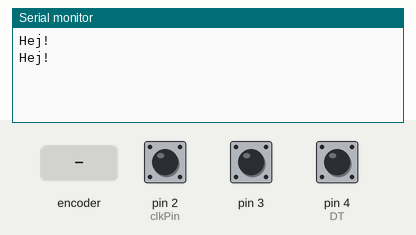
Recording of a sketch running on a simulated Arduino Uno, built with avr-gcc and run on an emulated ATmega328P. Shown: the last lines printed to the serial monitor. Inputs (shaded band) come from the test bench; at power-on: pin 3 HIGH, pin 2 (clkPin) HIGH, pin 4 (DT) HIGH.

Above: at 1.2 s.
1.3 s: rotary encoder on pin 2 (clkPin) / pin 4 (DT) turned 1 step (first pin leading)
At 1.9 s:
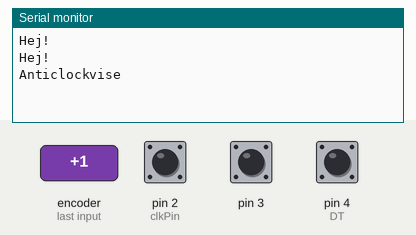
3.0 s: pin 3 pulled LOW for 0.15 s
4.6 s: rotary encoder on pin 2 (clkPin) / pin 4 (DT) turned 2 steps (second pin leading)
At 4.78 s:
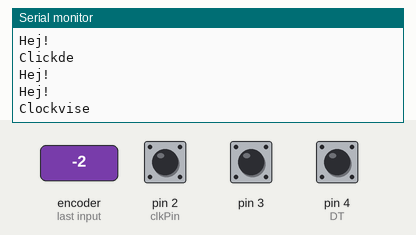

Measured:
- after the input at 1.3 s, the serial monitor: prints a new line at once (image 1)
- after the input at 4.6 s, the serial monitor: prints a new line at once (image 2)

The sketch:

Encoder.ino
```cpp
//Från början 224 bytes

volatile const char clkPin = 2;
const char DT = 4;
volatile const char encoderButt = 3;

void setup() {
//Sets inputs
DDRD = ((0 << clkPin) | (0 << DT) | (0 << encoderButt)); // This pins are now inputs. this is just får visuabilty, they are by defualt set to 0.
PORTD = ((1 << clkPin) | (1 << DT) | (1 << encoderButt)); //Sets the pins internal pullup resistors

//External interupts
EIMSK = (1 << INT1) | (1 << INT0);//Enable external interupts
EICRA = (1 << ISC11) | (1 << ISC01);//Sets that external interupts trigger on falling edge
sei(); //Enable global interupts

Serial.begin(9600);
}

void loop() {
  Serial.println("Hej!");
  delay(1000);
}
```

ISR.ino
```cpp
ISR(INT0_vect){
  if(digitalRead(DT) == LOW){
    Serial.println("Clockvise");
  }
  else{
    Serial.println("Anticlockvise");
  }
}

ISR(INT1_vect){
  Serial.println("Clickde");
}
```
